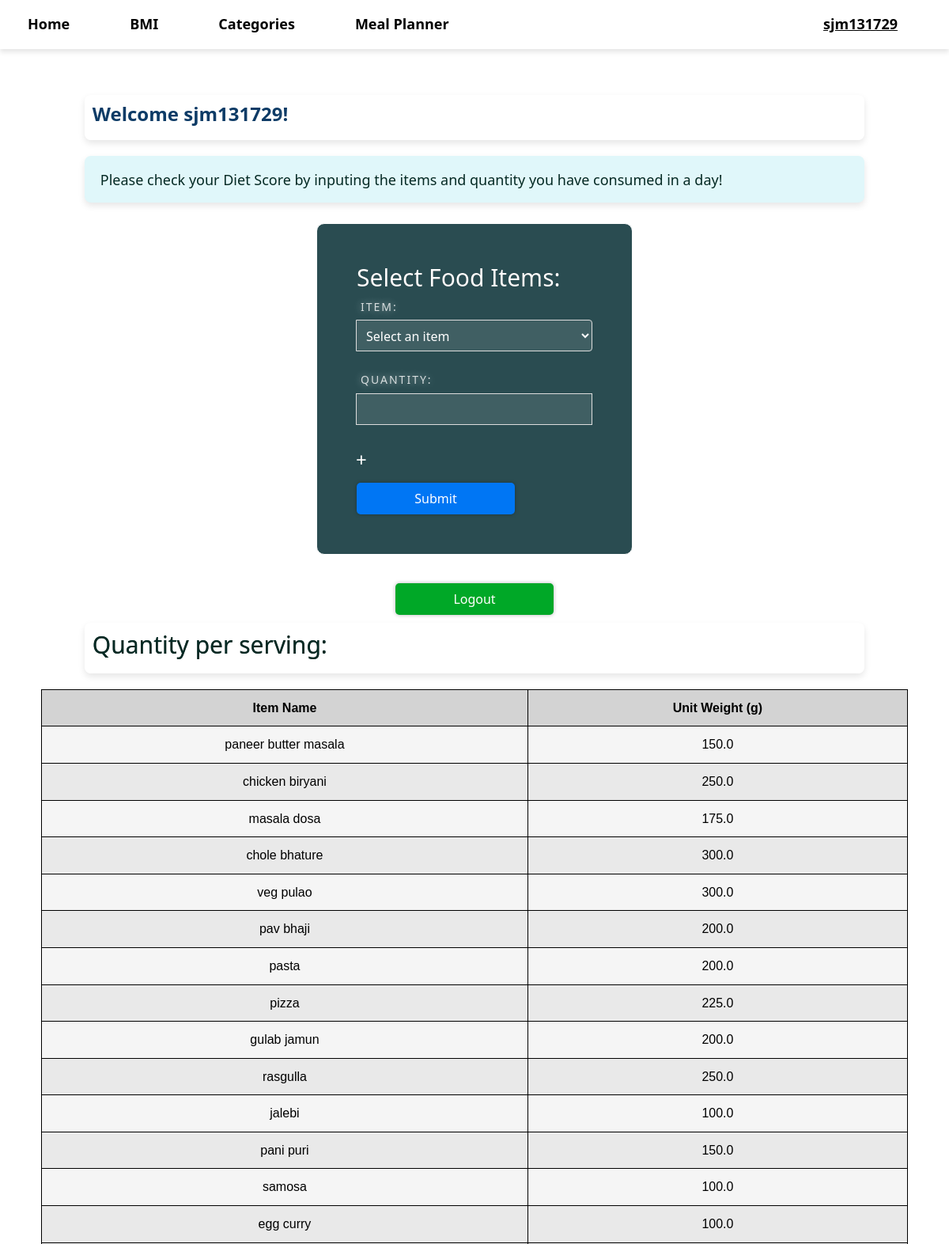
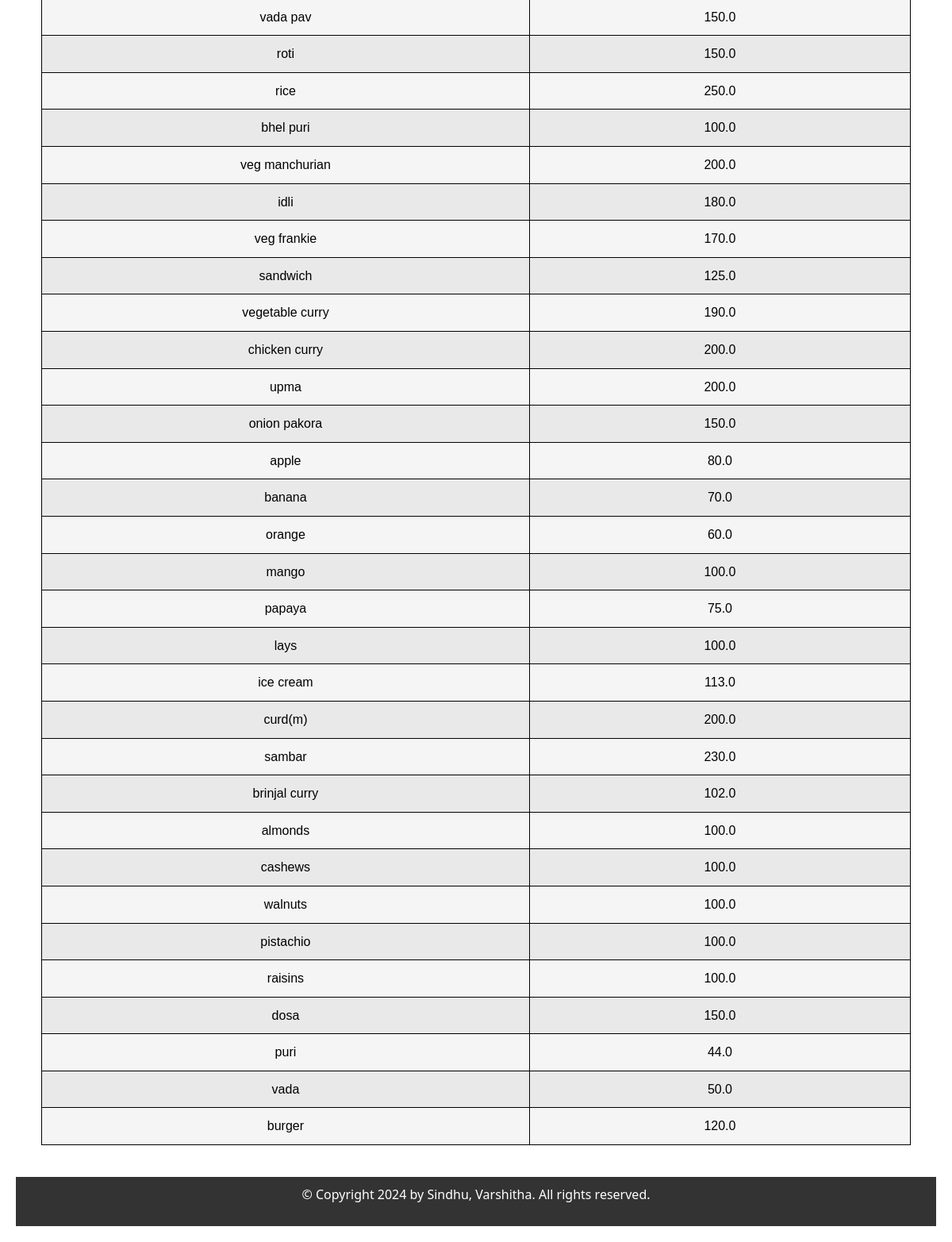
Screenshot of / (signed in) with the database file from the repository (2 pictures, top to bottom).
### nutrition/models.py (models this page shows, shortened)
class NutritionInfo(models.Model):
    item_name = models.CharField(max_length=100, unique=True)
    calories = models.FloatField()
    proteins = models.FloatField()
    fats = models.FloatField()
    sodium = models.FloatField(default=0)
    fiber = models.FloatField(default=0)
    carbs = models.FloatField()
    sugar = models.FloatField(default=0)
    category = models.ForeignKey(Category, related_name='nutrition_items', on_delete=models.CASCADE, null=True)
    price = models.FloatField(default=0)
    image = models.ImageField(upload_to='nutrition_images/', null=True, blank=True)
    unit_weight = models.FloatField(default=100)
    healthy = models.BooleanField(default=True)

### nutrition/views.py (the view)
# urls.py: path('', views.score, name='score'),
@cache_control(no_cache=True, must_revalidate=True, no_store=True)
@login_required(login_url='login')
def score(request):#back button fn in inputsbase.html
    name = request.session.get('name')
    age = request.session.get('age')
    username = request.user.username
    nutrition_items = NutritionInfo.objects.values_list('item_name', flat=True)
    nutrition = NutritionInfo.objects.all()
    return render(request, 'score.html', {
        'name': name,
        'age': age,
        'username': username,
        'nutrition_items': nutrition_items,
        'nutrition': nutrition
    })

### templates/score.html (shortened to what this page needs)
{% extends "base.html" %}
{% block content %}
<div class="container">
    <div class="welcome-box">
        <h3>Welcome {{ username }}!</h3>
    </div>
    <div class="content-section">
        <div class="message-box">
            <h4>Please check your Diet Score by inputing the items and quantity you have consumed in a day!</h4>
        </div>
    </div>
<br>
        <form id="inputForm" method="post" action="{% url 'compute' %}">
            <div class="form-container">
                <h2>Select Food Items:</h2>
                <div id="inputContainer">
                    <div class="input-group">
                        <label>Item:</label>
                        <select name="item[]" required>
                            <option value="">Select an item</option>
                        </select>
                    </div>
                    <div class="input-group">
                        <label>Quantity:</label>
                        <input type="number" name="quantity[]" required>
                        <span class="add-button" onclick="addInput()">&#43;</span>
                    </div>
                </div>
                <button class="button button2">Submit</button><br>
            </div>
        </form>
        <br>
        <a href="{% url 'logout' %}">
            <button type="button" class="btn custom-register-btn">Logout</button>
          </a>
        <div class="welcome-box">
            <h2 style="color:#042a24; text-align: left;">Quantity per serving:</h2>
        </div>
        <table>
            <thead>
            <tr>
                <th>Item Name</th>
                <th>Unit Weight (g)</th>
            </tr>
            </thead>
            <tbody>
            {% for item in nutrition %}
            <tr>
                <td>{{ item.item_name }}</td>
                <td>{{ item.unit_weight }}</td>
            </tr>
            {% endfor %}
            </tbody>
        </table>
</div>
{% endblock %}

### templates/navbar.html (shortened to what this page needs)
{% load static %}
<nav class="navbar navbar-expand-lg">
  <div class="container-fluid" id="navbarNav">
    <div class="collapse navbar-collapse" id="navbarText">
      <ul class="navbar-nav me-auto mb-2 mb-lg-0">
        <li class="nav-item active">
          <a class="nav-link" href="/">Home</a>
        </li>
        <li class="nav-item active">
          <a class="nav-link" href="{% url 'bmicalc' %}">BMI</a>
        </li>
        <li class="nav-item">
          <a class="nav-link" href="{% url 'category-wise-items' %}"
            >Categories</a
          >
        </li>
        <li class="nav-item">
          <a class="nav-link" href="{% url 'mealplan' %}">Meal Planner</a>
        </li>
      </ul>
      <ul class="navbar-nav ms-auto mb-2 mb-lg-0">
        {% if user.is_authenticated %}
        <li class="nav-item">
          <a class="nav-link" href="{% url 'user_history' %}"
            ><u>{{ user.username }}</u></a
          >
        </li>
        {% else %}
        <li class="nav-item">
          <a class="nav-link" href="{% url 'login' %}"><u>User</u></a>
        </li>
        {% endif %}
      </ul>
    </div>
  </div>
</nav>

### templates/score.html (style rules this page uses)
.container { display: flex; flex-direction: column; align-items: center; margin-top: 20px; }
.welcome-box { background-color: rgba(255, 255, 255, 0.9); padding: 10px; border-radius: 8px; box-shadow: 0px 4px 8px rgba(0, 0, 0, 0.1); text-align: center; width: 90%; margin-bottom: 20px; }
.welcome-box h3 { color: #0D3B66; font-size: 24px; font-weight: bold; text-align: left; }
.content-section { display: flex; justify-content: space-between; width: 90%; }
.message-box { background-color: #e0f7fa; padding: 20px; border-radius: 8px; box-shadow: 0px 4px 8px rgba(0, 0, 0, 0.1); width: 100%; height: 10%; padding-bottom: 10px; }
.message-box h4 { font-size: 18px; color: #042a24; }
.input-group { margin-bottom: 10px; display: flex; flex-direction: column; padding: 0px 0px; color:#e0f7fa; }
.input-group label { margin-bottom: 5px; font-size: 14px; }
.add-button { cursor: pointer; color: rgb(255, 255, 255); margin-top: 10px; font-size: 24px; }
.button { background-color: #0076f4; color: white; padding: 0px 20px; border: none; border-radius: 5px; cursor: pointer; }
select, input[type="number"] { padding: 8px; border-radius: 4px; border: 1px solid #ddd; }

### rows the page displays
NutritionInfo: item_name "paneer butter masala", unit_weight "150.0"
NutritionInfo: item_name "chicken biryani", unit_weight "250.0"
NutritionInfo: item_name "masala dosa", unit_weight "175.0"
NutritionInfo: item_name "chole bhature", unit_weight "300.0"
NutritionInfo: item_name "veg pulao", unit_weight "300.0"
NutritionInfo: item_name "pav bhaji", unit_weight "200.0"
NutritionInfo: item_name "pasta", unit_weight "200.0"
NutritionInfo: item_name "pizza", unit_weight "225.0"
NutritionInfo: item_name "gulab jamun", unit_weight "200.0"
NutritionInfo: item_name "rasgulla", unit_weight "250.0"
NutritionInfo: item_name "jalebi", unit_weight "100.0"
NutritionInfo: item_name "pani puri", unit_weight "150.0"
NutritionInfo: item_name "samosa", unit_weight "100.0"
NutritionInfo: item_name "egg curry", unit_weight "100.0"
NutritionInfo: item_name "vada pav", unit_weight "150.0"
NutritionInfo: item_name "roti", unit_weight "150.0"
NutritionInfo: item_name "rice", unit_weight "250.0"
NutritionInfo: item_name "bhel puri", unit_weight "100.0"
NutritionInfo: item_name "veg manchurian", unit_weight "200.0"
NutritionInfo: item_name "idli", unit_weight "180.0"
NutritionInfo: item_name "veg frankie", unit_weight "170.0"
NutritionInfo: item_name "sandwich", unit_weight "125.0"
NutritionInfo: item_name "vegetable curry", unit_weight "190.0"
NutritionInfo: item_name "chicken curry", unit_weight "200.0"
NutritionInfo: item_name "upma", unit_weight "200.0"
NutritionInfo: item_name "onion pakora", unit_weight "150.0"
NutritionInfo: item_name "apple", unit_weight "80.0"
NutritionInfo: item_name "banana", unit_weight "70.0"
NutritionInfo: item_name "orange", unit_weight "60.0"
NutritionInfo: item_name "mango", unit_weight "100.0"
NutritionInfo: item_name "papaya", unit_weight "75.0"
NutritionInfo: item_name "lays", unit_weight "100.0"
NutritionInfo: item_name "ice cream", unit_weight "113.0"
NutritionInfo: item_name "curd(m)", unit_weight "200.0"
NutritionInfo: item_name "sambar", unit_weight "230.0"
NutritionInfo: item_name "brinjal curry", unit_weight "102.0"
NutritionInfo: item_name "almonds", unit_weight "100.0"
NutritionInfo: item_name "cashews", unit_weight "100.0"
NutritionInfo: item_name "walnuts", unit_weight "100.0"
NutritionInfo: item_name "pistachio", unit_weight "100.0"
NutritionInfo: item_name "raisins", unit_weight "100.0"
NutritionInfo: item_name "dosa", unit_weight "150.0"
NutritionInfo: item_name "puri", unit_weight "44.0"
NutritionInfo: item_name "vada", unit_weight "50.0"
NutritionInfo: item_name "burger", unit_weight "120.0"

### other values shown
{{ user.username }} "sjm131729"
{{ username }} "sjm131729"
